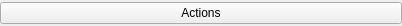
<?xml version="1.0" encoding="UTF-8"?>
<ui version="4.0">
 <class>cPortAction</class>
 <widget class="QWidget" name="cPortAction">
  <property name="geometry">
   <rect>
    <x>0</x>
    <y>0</y>
    <width>402</width>
    <height>26</height>
   </rect>
  </property>
  <property name="windowTitle">
   <string>Form</string>
  </property>
  <layout class="QGridLayout" name="gridLayout">
   <property name="leftMargin">
    <number>0</number>
   </property>
   <property name="topMargin">
    <number>0</number>
   </property>
   <property name="rightMargin">
    <number>0</number>
   </property>
   <property name="bottomMargin">
    <number>0</number>
   </property>
   <item row="0" column="0">
    <layout class="QHBoxLayout" name="layActions">
     <item>
      <widget class="QPushButton" name="btnActions">
       <property name="text">
        <string>Actions</string>
       </property>
      </widget>
     </item>
    </layout>
   </item>
  </layout>
 </widget>
 <resources/>
 <connections/>
</ui>
